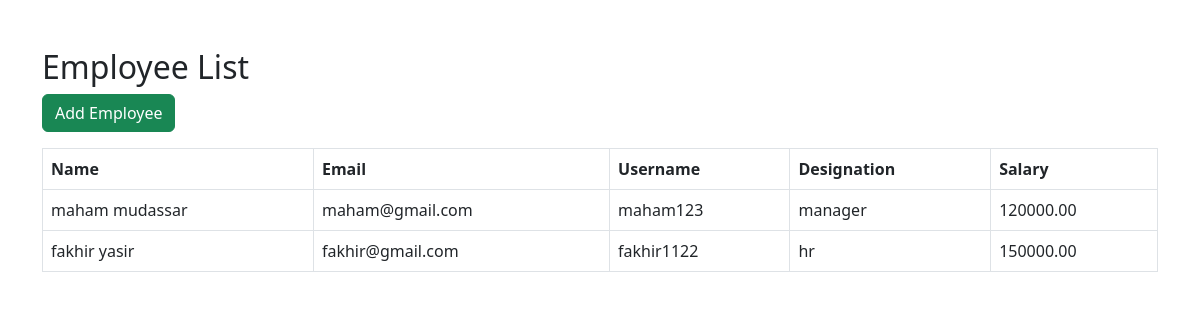
Screenshot of /employees/ (signed in) with the database file from the repository.
### employee_management/models.py (models this page shows, shortened)
class Employee(models.Model):
    user = models.OneToOneField(User, on_delete=models.CASCADE)
    designation = models.CharField(max_length=100)
    salary = models.DecimalField(max_digits=10, decimal_places=2)

### employee_management/views.py (the view)
# urls.py: path('employees/', views.employee_list, name='employee_list'),
@login_required(login_url='/')
@user_passes_test(superuser_only, login_url='/')
def employee_list(request):
    employees = Employee.objects.all()
    return render(request, 'employee_list.html', {'employees': employees})

### employee_management/views.py (called while the page is built)
def superuser_only(user):
    return user.is_superuser

### employee_management/templates/employee_list.html
{% extends 'base.html' %}
{% block content %}
<h2>Employee List</h2>
<a href="{% url 'add_employee' %}" class="btn btn-success mb-3">Add Employee</a>
<table class="table table-bordered">
    <tr>
        <th>Name</th>
        <th>Email</th>
        <th>Username</th>
        <th>Designation</th>
        <th>Salary</th>
    </tr>
    {% for emp in employees %}
    <tr>
        <td>{{ emp.user.get_full_name }}</td>
        <td>{{ emp.user.email }}</td>
        <td>{{ emp.user.username }}</td>
        <td>{{ emp.designation }}</td>
        <td>{{ emp.salary }}</td>
    </tr>
    {% endfor %}
</table>
{% endblock %}

### rows the page displays
Employee: user.get_full_name "maham mudassar", user.email "maham@gmail.com", user.username "maham123", designation "manager", salary "120000.00"
Employee: user.get_full_name "fakhir yasir", user.email "fakhir@gmail.com", user.username "fakhir1122", designation "hr", salary "150000.00"
